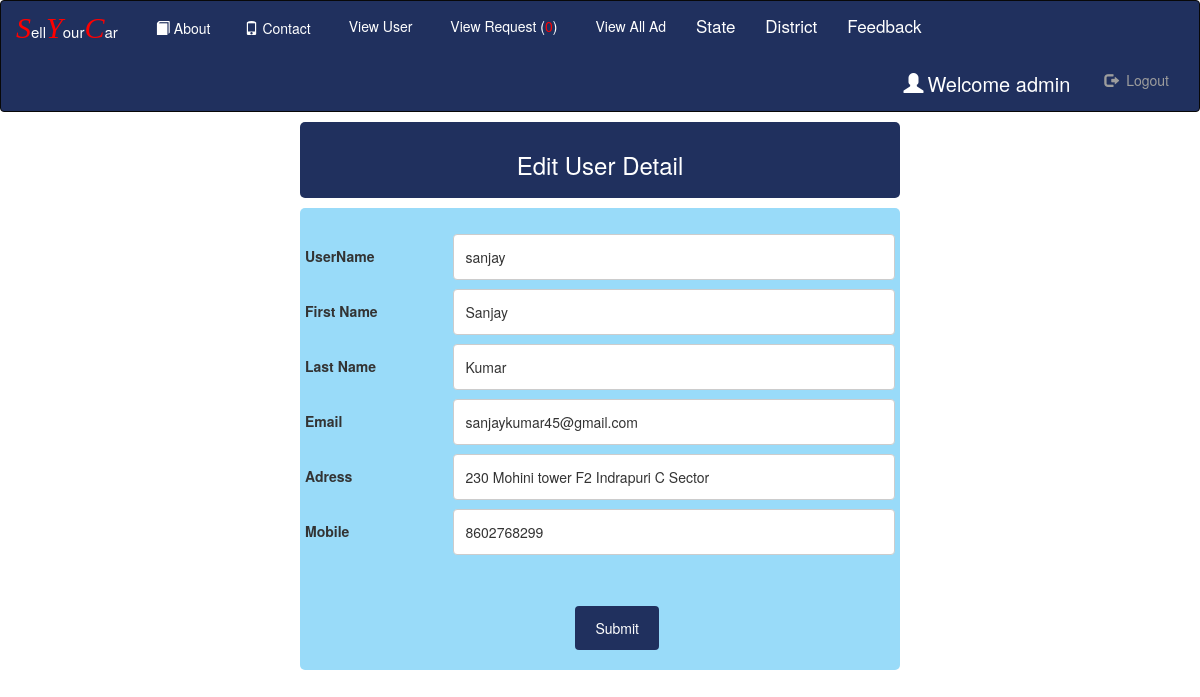
The page /edit_user/5 (signed in) on the database its author committed.
### Room/models.py (models this page shows, shortened)
class Register(models.Model):
    user=models.ForeignKey(User,on_delete=models.CASCADE,null=True)
    gen=models.CharField(max_length=30,null=True)
    add=models.CharField(max_length=100,null=True)
    mobile=models.CharField(max_length=10,null=True)
    image=models.FileField(null=True)
    birth=models.DateField(null=True)

### Room/views.py (the view, shortened to what this page needs)
# urls.py: path('edit_user/<int:pid>', Edit_User,name='edit_user'),
def Edit_User(request,pid):
    if not request.user.is_staff:
        return redirect('home')
    error = False
    data=Register.objects.get(id=pid)
    d={'data':data,'error':error}
    return render(request,'edit_user.html',d)

### Room/context_processors.py (called while the page is built)
def get_unaccepted_car_count(self):
    car_count = Status.objects.filter(status = False).count()
    return {
        "car_count": car_count
    }

### Room/request_exposer.py (called while the page is built)
def RequestExposerMiddleware(get_response):
    def middleware(request):
        models.exposed_request = request
        response = get_response(request)
        return response
    return middleware

### Room/templates/edit_user.html (shortened to what this page needs)
{% extends 'navigation.html' %}
{% block body %}
</head>
<body>
<center><div class="container2">
<h3>Edit User Detail</h3>
</div></center>
<div class="container">
  <form action="" method="post">
  <div class="row">
    <div class="col-25">
      <label for="fname">UserName</label>
    </div>
    <div class="col-75">
      <input type="text" id="fname" name="uname"  value="{{data.user.username}}">
    </div>
  </div><div class="row">
    <div class="col-25">
      <label for="fname">First Name</label>
    </div>
    <div class="col-75">
      <input type="text" id="fname" name="fname" value="{{data.user.first_name}}">
    </div>
  </div>
  <div class="row">
    <div class="col-25">
      <label for="lname">Last Name</label>
    </div>
    <div class="col-75">
      <input type="text" id="lname" name="lname" value="{{data.user.last_name}}">
    </div>
  </div>
      <div class="row">
    <div class="col-25">
      <label for="lname">Email</label>
    </div>
    <div class="col-75">
      <input type="text" id="lname" name="email" value="{{data.user.email}}">
    </div>
  </div>
  <div class="row">
    <div class="col-25">
      <label >Adress</label>
    </div>
    <div class="col-75">
           <input type="text" id="add" name="add" value="{{data.add}}">
    </div>
  </div>
      <div class="row">
    <div class="col-25">
      <label >Mobile</label>
    </div>
    <div class="col-75">
           <input type="text" id="add" name="mobile" value="{{data.mobile}}">
    </div>
  </div>
  <div class="row">
    <input type="submit" value="Submit">
  </div>
  </form>
</div>
{% endblock %}

### Room/templates/navigation.html (shortened to what this page needs)
<!DOCTYPE html>
<html lang="en">
{% load static %}
<head>
  <link rel="stylesheet" href="https://maxcdn.bootstrapcdn.com/bootstrap/3.3.6/css/bootstrap.min.css">
    <link rel = stylesheet href = "https://cdn.datatables.net/1.10.20/css/jquery.dataTables.min.css">
  <link rel="stylesheet" type="text/css" href="https://cdn.jsdelivr.net/npm/toastify-js/src/toastify.min.css">
</head>
<body>
<nav class="navbar navbar-inverse" style="padding:0px;margin:0px;background-color:#20305E;color:white;>
  <div class="container-fluid" style="padding:0px;margin:0px">
    <div class="navbar-header" style="margin-bottom:4px;margin-right:4px;">
      <a class="navbar-brand" href="{% url 'home' %}"><span style="font-size:30px;color:Red"><i style="font-family:cursive">S</i></span><span style="font-size:15px;color:white">ell</span><span style="font-size:30px;color:Red"><i style="font-family:cursive">Y</i></span><span style="font-size:15px;color:white">our</span><span style="font-size:30px;color:Red"><i style="font-family:cursive">C</i></span><span style="font-size:15px;color:white">ar</span></a>
    </div>
    <ul class="nav navbar-nav">
        <li><a href="{% url 'about' %}" style = "color : white"><span class="glyphicon glyphicon-book" style="padding:4px"></span>About</a></li>
        <li><a href="{% url 'contact' %}" style = "color : white"><span class="glyphicon glyphicon-phone" style="padding:4px"></span>Contact</a></li>
      {% if not request.user.is_staff %}
      <li><a href="{% url 'search' %}" style = "color : white"><span class="glyphicon glyphicon-search" style="padding:4px"></span>Search Car</a></li>
      <li class="nav-item dropdown">
        <a class="nav-link dropdown-toggle" href="#" id="navbardrop" data-toggle="dropdown" style="color : white ">
          Feedback
        </a>
        <div class="dropdown-menu">
          <a class="dropdown-item" href="send_feedback/" style="font-size:17px;color : #20305E">Send Feedback</a><br>
        </div>
        {% comment %} <div class="dropdown-menu">
          <a class="dropdown-item" href="{% url 'my_favourate_ad'%}" style="font-size:17px;color : #20305E">My Favouarates</a><br>
        </div> {% endcomment %}
      </li>
      {% if request.user.username %}
        <li><a href="{% url 'rent1' %}" style = "color : white"><span class="glyphicon glyphicon-plus" style="padding:4px"></span>Post Car Ad</a></li>
      <li><a href="{% url 'my_car_list' %}" style = "color : white"><span class="glyphicon glyphicon-View" style="padding:4px"></span>View My Ad</a></li>
      <li><a href="{% url 'my_favourate_ad' %}" style = "color : white"><span class="glyphicon glyphicon-View" style="padding:4px"></span>My Fav</a></li>
    {% endif %}
        {% else %}
      <li><a href="{% url 'view_user' %}" style = "color : white"><span class="glyphicon glyphicon-View" style="padding:4px"></span>View User</a></li>
      <li><a href="{% url 'request' %}" style = "color : white"><span class="glyphicon glyphicon-View" style="padding:4px"></span>View Request (<span style="color:red">{{car_count}}</span>)</a></li>
      <li><a href="{% url 'alladd' %}" style = "color : white"><span class="glyphicon glyphicon-View" style="padding:4px"></span>View All Ad</a></li>
    <li class="nav-item dropdown">
      <a class="nav-link dropdown-toggle" href="#" id="navbardrop" data-toggle="dropdown" style="font-size:17px;color : white">
        State
      </a>
    </li>
        <li class="nav-item dropdown">
      <a class="nav-link dropdown-toggle" href="#" id="navbardrop" data-toggle="dropdown" style="font-size:17px;color : white ">
        District
      </a>
    </li>
    <li class="nav-item dropdown">
      <a class="nav-link dropdown-toggle" href="#" id="navbardrop" data-toggle="dropdown" style="font-size:17px;color : white ">
        Feedback
      </a>
    </li>
        {% endif %}
    </ul>
    {% if request.user.username %}
    <ul class="nav navbar-nav navbar-right">
      <li><a href="{% url 'user_detail' %}" style="color:white;font-size:20px"> <span class="glyphicon glyphicon-user" style="padding:4px;"></span>Welcome  {{request.user.username}}</a></li>
      <li><a href="{% url 'logout' %}" style="margin-right:30px"><span class="glyphicon glyphicon-log-out" style="padding:4px;"></span> Logout</a></li>
    </ul>
    {% endif %}
</nav>
{% block body %}
{% endblock %}
</body>
</html>

### Room/templates/edit_user.html (style rules this page uses)
* { box-sizing: border-box; }
input[type=text], select, textarea { width: 100%; padding: 12px; border: 1px solid #ccc; border-radius: 4px; resize: vertical; }
label { padding: 12px 12px 12px 0; display: inline-block; }
input[type=submit] { background-color: #20305E; color: white; padding: 12px 20px; border: none; border-radius: 4px; cursor: pointer; float: right; margin-right:40%; margin-top:8%; }
.container { width:50%; border-radius: 5px; background-color: #99DBF9; padding: 20px; }
.container2 { width:50%; border-radius: 5px; background-color: #20305E; color:white; padding: 10px; margin:10px; float:center; }
.col-25 { float: left; width: 25%; margin-top: 6px; }
.col-75 { float: left; width: 75%; margin-top: 6px; }
.row:after { content: ""; display: table; clear: both; }

### rows shown on the page
Register: uname "sanjay", fname "Sanjay", lname "Kumar", email "sanjaykumar45@gmail.com", add "230 Mohini tower F2 Indrapuri C Sector", mobile "8602768299"

### other values the page prints
{{ car_count }} "0"
{{ request.user.username }} "admin"
